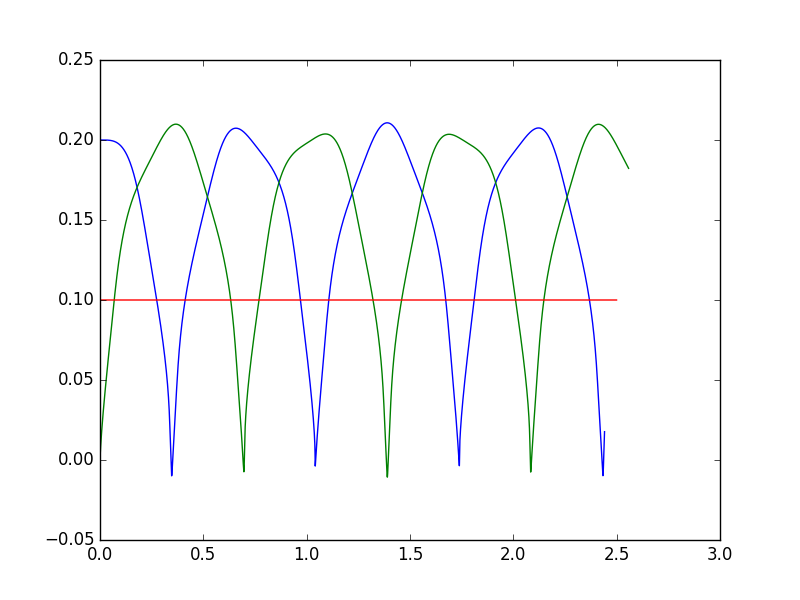

The Python source for this figure:
#coding=utf-8
from oblig6_k import *
plt.plot(xA[0], xA[1], xB[0], xB[1], SM[0], SM[1])
plt.savefig("oblig6_l.png")
plt.show()

"""
C:\Users\Torstein\Documents\UiO\Fys-Mek1110\Python Programmer>oblig6_l.py

"""